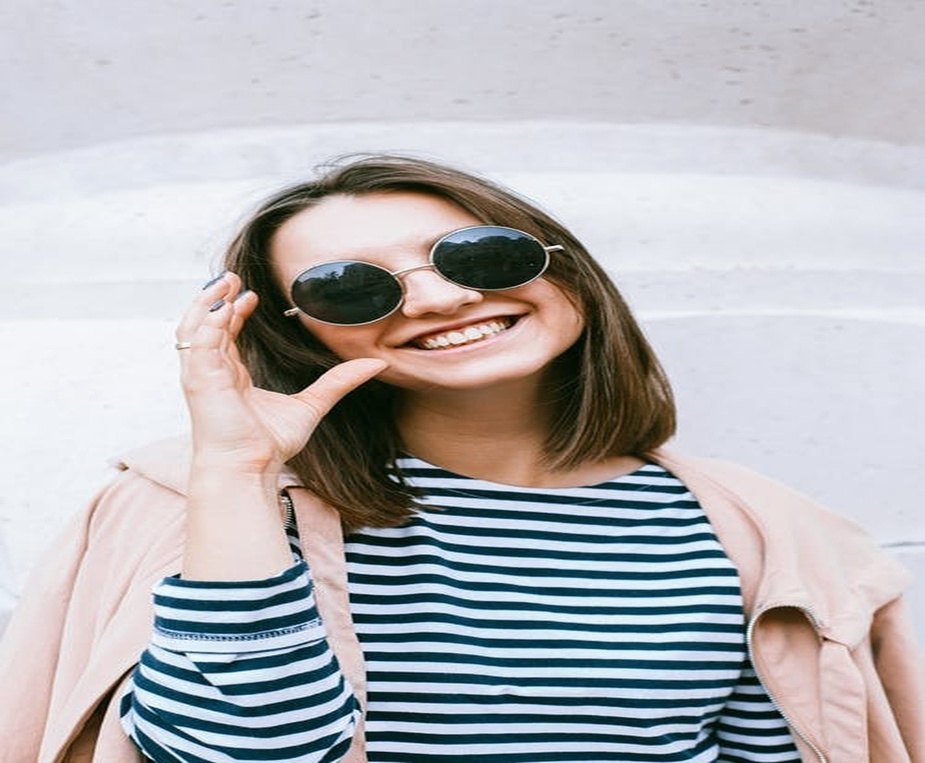
#> input picture images/1.jpeg, 925 x 763 px, shrunk from 1152 x 951 before the run
$ python Otsu_Thresholding.py
#> lines starting #> are read from the running program, lines starting #| are printed output that depends on the picture; after the words box and inside, x2 and y2 are one past the last pixel; in counts of white or black regions, pixels touching at a corner belong together
"""
    Python | Thresholding techniques using OpenCV
    Set-3 (Otsu Thresholding)

    In Otsu Thresholding, a value of the threshold isn't chosen but is determined
    automatically. A bimodal image (two distinct image values) is considered. The
    histogram generated contains two peaks. So, a generic condition would be to
    choose a threshold value that lies in the middle of the histogram peak
    values.
"""

# Python program to illustrate
# Otsu thresholding type on an image

# organizing import
import cv2
import numpy as np

# path to input image is specified and
# image is loaded with imread command
img = cv2.imread("../images/1.jpeg", 0)
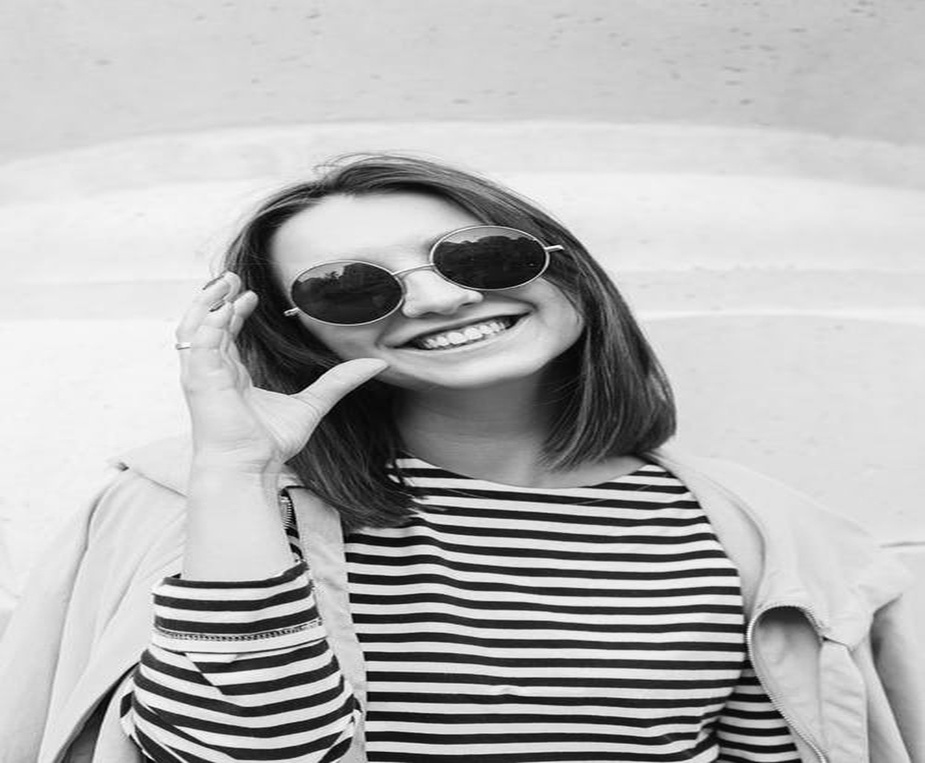
#> img: shape (763, 925); min 0, max 255, mean 180.7

# OR

# cv2.cvtColor is applied over the
# image input with applied parameters
# to convert the image in grayscale

# img = cv2.cvtColor(img, cv2.COLOR_BGR2GRAY)

# applied Otsu thresholding
# as an extra flag in binary thresholding
res, thresh1 = cv2.cv2.threshold(img, 120, 255, cv2.THRESH_BINARY + cv2.THRESH_OTSU)
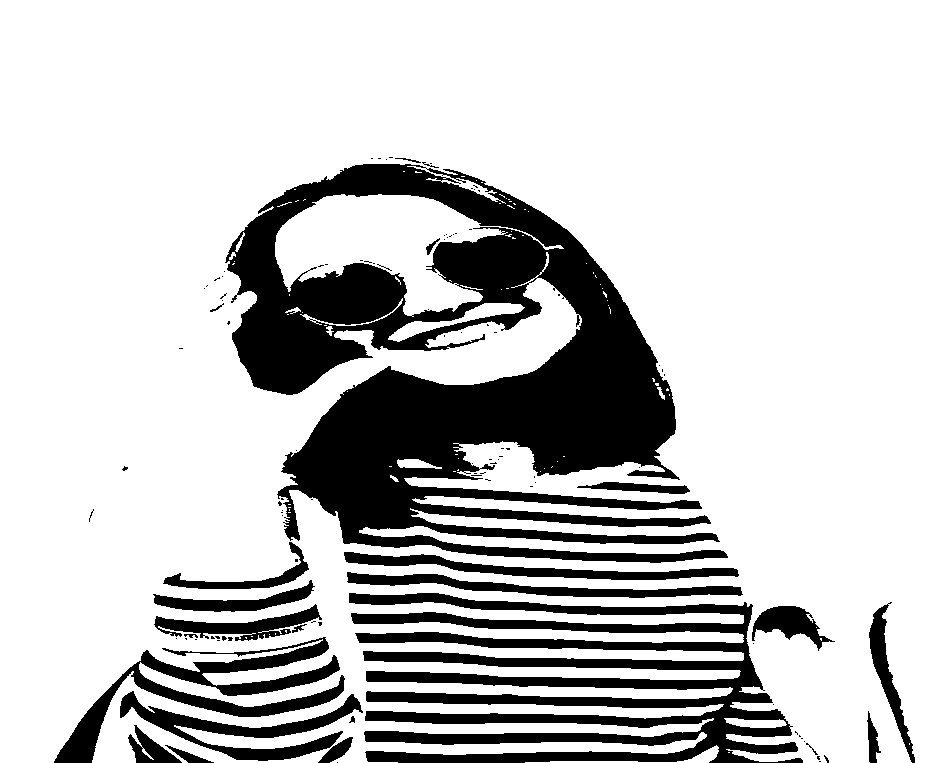
#> thresh1: shape (763, 925); 77.6% white; 110 black regions (86 under 20 px), largest, box (x1, y1, x2, y2) and area: (225, 164, 728, 563) 91355, (349, 593, 803, 763) 34566, (54, 637, 345, 763) 8611
#> res = 136

# stacking image side-by-side
stack = np.hstack((img, thresh1))
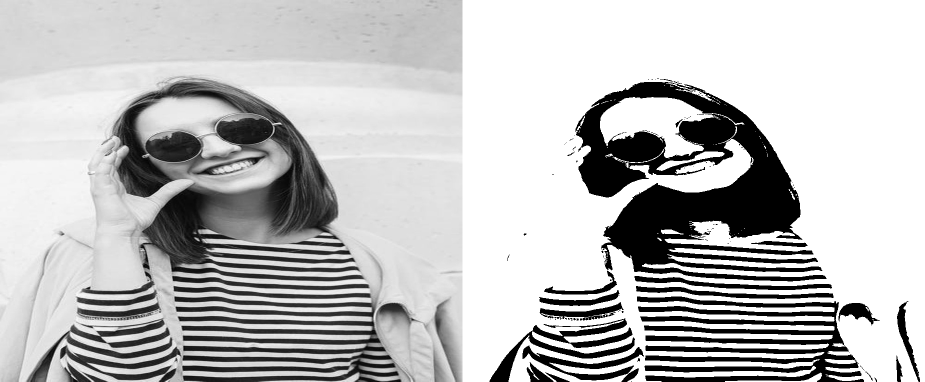
#> stack: shape (763, 1850) (shown at 1/2 size); min 0, max 255, mean 189.3

# the window showing output image
# with the corresponding thresholding
# technique applied to the input image
cv2.imshow("Otsu Thresholding", stack)

# de-allocate any associated memory usage
if cv2.waitKey(0) & 0xff == 27:
#> (key Esc is pressed here)
    cv2.destroyAllWindows()

$ run again, with images/2.jpeg copied over images/1.jpeg
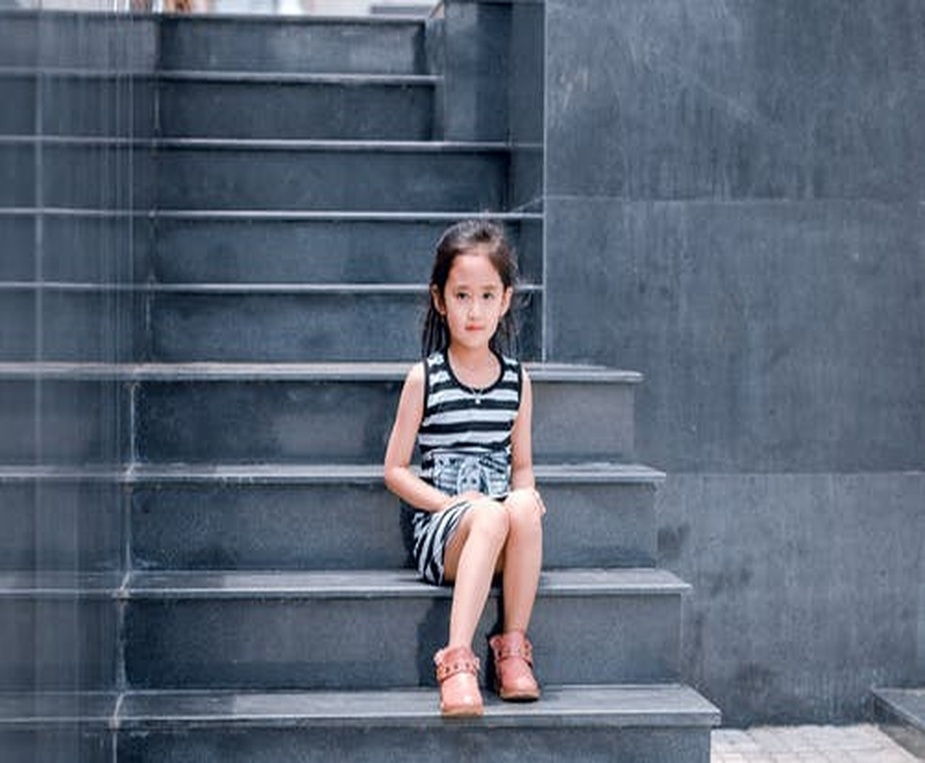
#> input picture images/2.jpeg, 925 x 763 px, shrunk from 1152 x 951 before the run
#> `res, thresh1 = cv2.cv2.threshold(img, 120, 255, cv2.THRESH_BINARY + cv..`:
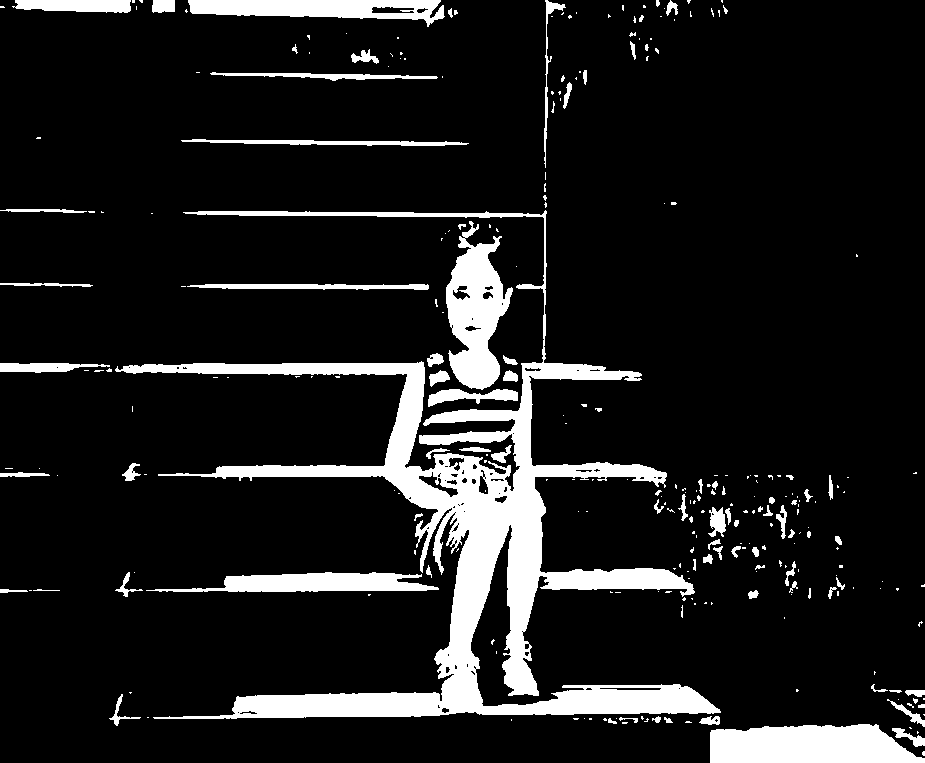
#> thresh1: shape (763, 925); 11.6% white; 286 white regions (196 under 20 px), largest, box (x1, y1, x2, y2) and area: (115, 210, 721, 719) 47649, (710, 724, 925, 763) 6912, (446, 221, 513, 390) 6263
#> res = 134
#> `stack = np.hstack((img, thresh1))`:
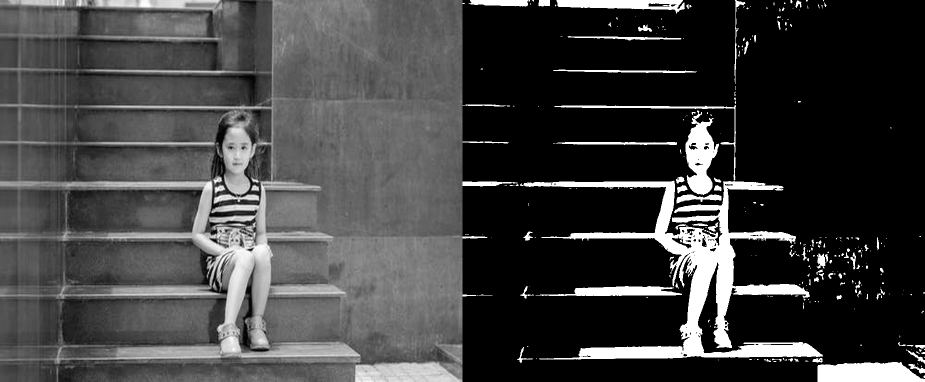
#> stack: shape (763, 1850) (shown at 1/2 size); min 0, max 255, mean 64.4

$ run again, with images/3.jpeg copied over images/1.jpeg
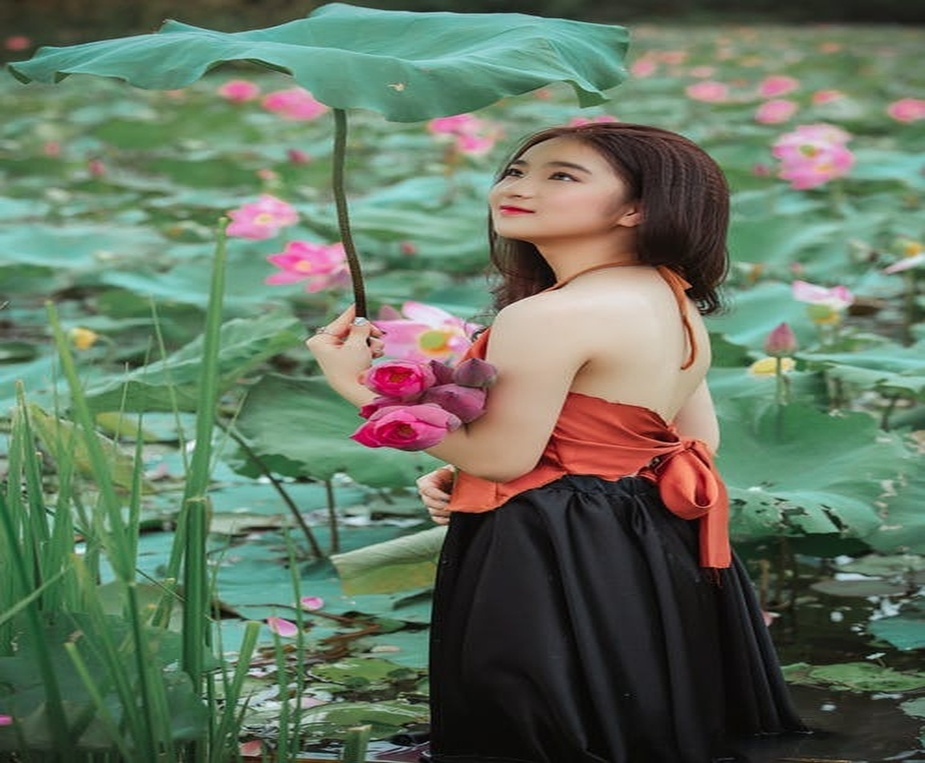
#> input picture images/3.jpeg, 925 x 763 px, shrunk from 1152 x 951 before the run
#> `res, thresh1 = cv2.cv2.threshold(img, 120, 255, cv2.THRESH_BINARY + cv..`:
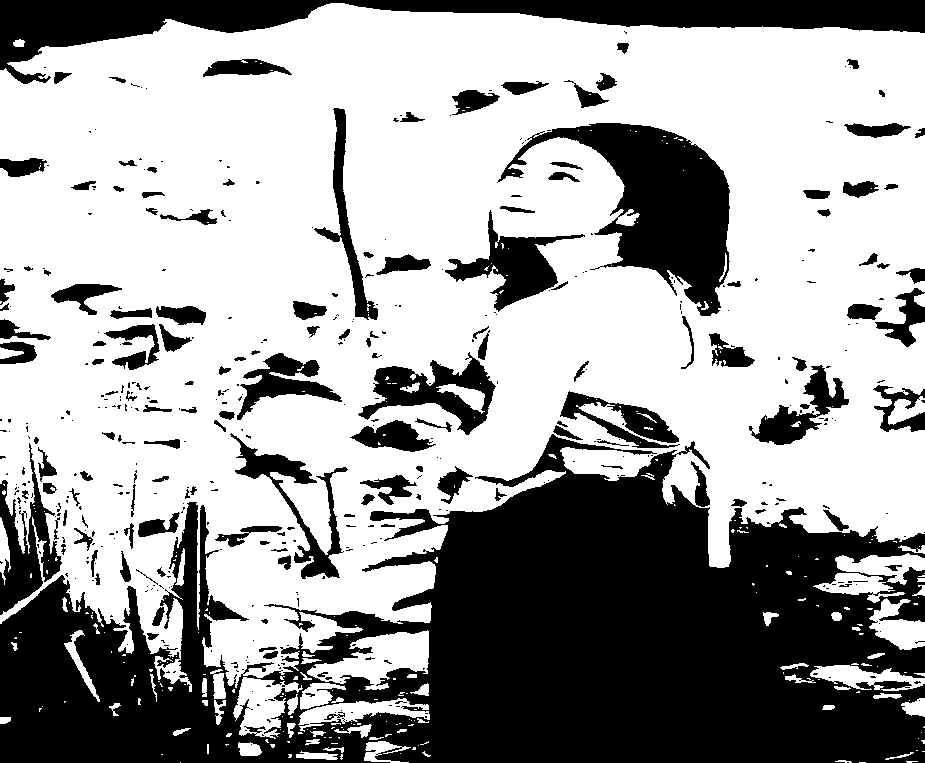
#> thresh1: shape (763, 925); 62.8% white; 458 black regions (312 under 20 px), largest, box (x1, y1, x2, y2) and area: (0, 434, 925, 763) 168576, (0, 0, 925, 84) 24274, (497, 123, 730, 316) 17763
#> res = 97
#> `stack = np.hstack((img, thresh1))`:
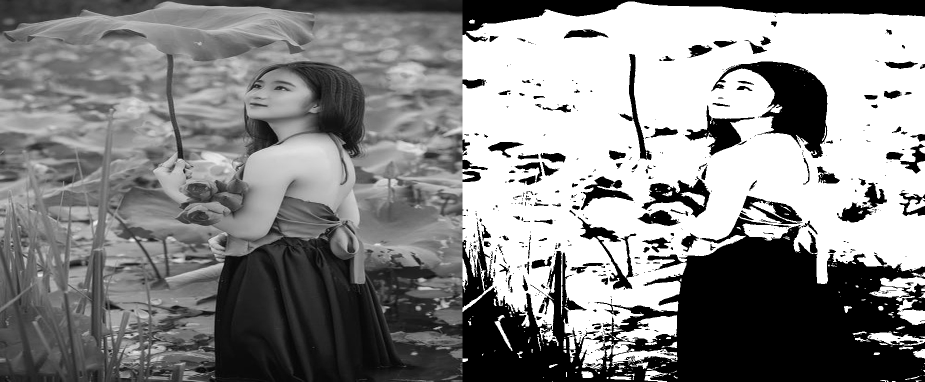
#> stack: shape (763, 1850) (shown at 1/2 size); min 0, max 255, mean 134.6
